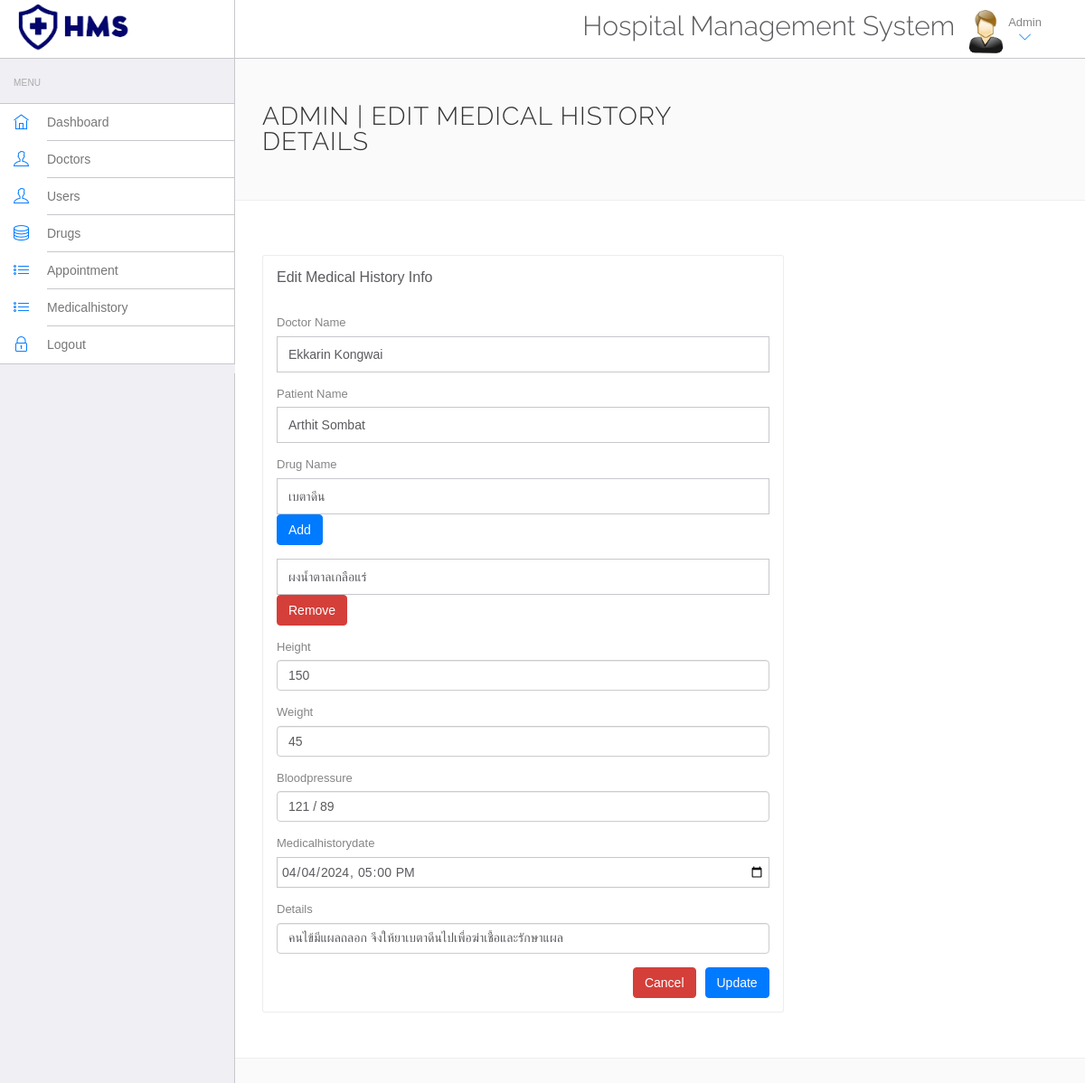
Page /admin/edit-medicalhistory.php?id=52 (signed in) on the committed database.
### tables this page shows
CREATE TABLE `medicalhistory` (
  `id` int NOT NULL,
  `id_doctor` int NOT NULL,
  `id_users` int NOT NULL,
  `id_drugs` varchar(20) NOT NULL,
  `height` varchar(10) NOT NULL,
  `weight` varchar(10) NOT NULL,
  `bloodpressure` varchar(100) NOT NULL,
  `medicalhistorydate` datetime NOT NULL,
  `details` varchar(255) NOT NULL
);

CREATE TABLE `doctors` (
  `id` int NOT NULL,
  `firstname` varchar(50) NOT NULL,
  `lastname` varchar(50) NOT NULL,
  `gender` varchar(20) NOT NULL,
  `specialization` varchar(100) NOT NULL,
  `phoneno` varchar(12) NOT NULL,
  `birthdate` date DEFAULT NULL,
  `address` varchar(255) NOT NULL,
  `email` varchar(100) NOT NULL,
  `password` varchar(255) NOT NULL
);

CREATE TABLE `users` (
  `id` int NOT NULL,
  `firstname` varchar(100) NOT NULL,
  `lastname` varchar(100) NOT NULL,
  `gender` varchar(20) NOT NULL,
  `phonenum` varchar(12) NOT NULL,
  `birthdate` date DEFAULT NULL,
  `address` varchar(100) NOT NULL,
  `congenital` varchar(500) NOT NULL,
  `drugallergy` varchar(500) NOT NULL,
  `email` varchar(50) NOT NULL,
  `password` varchar(255) NOT NULL
);

CREATE TABLE `drugs` (
  `id` int NOT NULL,
  `drugname` varchar(100) NOT NULL,
  `detail` varchar(100) NOT NULL
);

### admin/edit-medicalhistory.php (the view, shortened to what this page needs)
<!DOCTYPE html>
<html lang="en">
<head>
    <link rel="stylesheet" href="vendor/bootstrap/css/bootstrap.min.css">
    <link rel="stylesheet" href="vendor/fontawesome/css/font-awesome.min.css">
    <link rel="stylesheet" href="vendor/themify-icons/themify-icons.min.css">
    <link href="vendor/animate.css/animate.min.css" rel="stylesheet" media="screen">
    <link href="vendor/perfect-scrollbar/perfect-scrollbar.min.css" rel="stylesheet" media="screen">
    <link href="vendor/switchery/switchery.min.css" rel="stylesheet" media="screen">
    <link href="vendor/bootstrap-touchspin/jquery.bootstrap-touchspin.min.css" rel="stylesheet" media="screen">
    <link href="vendor/select2/select2.min.css" rel="stylesheet" media="screen">
    <link href="vendor/bootstrap-datepicker/bootstrap-datepicker3.standalone.min.css" rel="stylesheet" media="screen">
    <link href="vendor/bootstrap-timepicker/bootstrap-timepicker.min.css" rel="stylesheet" media="screen">
    <link rel="stylesheet" href="assets/css/styles.css">
    <link rel="stylesheet" href="assets/css/plugins.css">
    <link rel="stylesheet" href="assets/css/themes/theme-1.css" id="skin_color" />
</head>
<body>
    <div id="app">
        <?php include('include/sidebar.php');?>
        <div class="app-content">
            <?php include('include/header.php');?>
            <div class="main-content">
                <div class="wrap-content container" id="container">
                    <section id="page-title">
                        <div class="row">
                            <div class="col-sm-8">
                                <h1 class="mainTitle">Admin | Edit Medical History Details</h1>
                            </div>
                        </div>
                    </section>
                    <div class="container-fluid container-fullw bg-white">
                        <div class="row">
                            <div class="col-md-12">
                                <div class="row margin-top-30">
                                    <div class="col-lg-8 col-md-12">
                                        <div class="panel panel-white">
                                            <div class="panel-heading">
                                                <h5 class="panel-title">Edit Medical History Info</h5>
                                            </div>
                                            <div class="panel-body">
                                            <?php
                                                include('../include/config.php');
                                                if(isset($_GET['id'])) {
                                                    $id = $_GET['id'];
                                                    $sql=mysqli_query($conn,"SELECT * FROM medicalhistory WHERE id=".$id);
                                                    $data=mysqli_fetch_array($sql);
                                            ?>
                                                <form role="form" name="adddoc" method="post" onSubmit="return valid();">
                                                    <div class="form-group">
                                                        <label for="id_doctor">Doctor Name</label>
                                                        <select name="id_doctor" id="id_doctor" required class="form-control" style="height: 40px;">
                                                            <?php $sql = mysqli_query($conn,"SELECT * FROM doctors");
                                                            while($row = mysqli_fetch_assoc($sql)) {
                                                            ?>
                                                            <option value="<?php echo $row['id'];?>"
                                                                <?php if($row['id'] == $data['id_doctor']) { echo 'selected';} ?>>
                                                                <?php echo $row['firstname'];?>
                                                                <?php echo $row['lastname'];?>
                                                            </option>
                                                            <?php } ?>
                                                        </select>
                                                    </div>
                                                    <div class="form-group">
                                                        <label for="id_users">Patient Name</label>
                                                        <select name="id_users" id="id_users" required class="form-control" style="height: 40px;">
                                                            <?php $sql = mysqli_query($conn,"SELECT * FROM users");
                                                            while($row = mysqli_fetch_assoc($sql)) {
                                                            ?>
                                                            <option value="<?php echo $row['id'];?>"
                                                                <?php if($row['id'] == $data['id_users']) { echo 'selected';} ?>>
                                                                <?php echo $row['firstname'];?>
                                                                <?php echo $row['lastname'];?>
                                                            </option>
                                                            <?php } ?>
                                                        </select>
                                                    </div>
                                                    <div class="form-group" id="drug-list">
                                                        <label for="id_drugs">Drug Name</label><br>
                                                        <?php
                                                        $sql_drugs = mysqli_query($conn, "SELECT * FROM drugs");
                                                        $selected_drugs_array = explode(',', $data['id_drugs']);
                                                        for ($i = 0; $i < count($selected_drugs_array); $i++) {
                                                            $selected_drug_id = $selected_drugs_array[$i];
                                                            ?>
                                                            <div class="form-group drug-container">
                                                                <select name="id_drugs[]" class="form-control mt-2" style="height: 40px;">
                                                                    <?php
                                                                    while($row_drugs = mysqli_fetch_assoc($sql_drugs)) {
                                                                        ?>
                                                                        <option value="<?php echo $row_drugs['id']; ?>" <?php echo ($selected_drug_id == $row_drugs['id']) ? 'selected' : ''; ?>><?php echo $row_drugs['drugname']; ?></option>
                                                                        <?php
                                                                    }
                                                                    mysqli_data_seek($sql_drugs, 0);
                                                                    ?>
                                                                </select>
                                                                <?php if ($i === 0) { ?>
                                                                <button type="button" class="btn btn-primary" onclick="addDrug()">Add</button>
                                                                <?php } else { ?>
                                                                <button type="button" class="btn btn-danger my-2" onclick="removeDrug(this)">Remove</button>
                                                                <?php } ?>
                                                            </div>
                                                        <?php } ?>
                                                    </div>
                                                    <div class="form-group">
                                                        <label for="height">Height</label>
                                                        <input type="height" name="height" class="form-control"
                                                            value="<?php echo htmlentities($data['height']);?>" required>
                                                    </div>
                                                    <div class="form-group">
                                                        <label for="weight">Weight</label>
                                                        <input type="weight" name="weight" class="form-control"
                                                            value="<?php echo htmlentities($data['weight']);?>" required>
                                                    </div>
                                                    <div class="form-group">
                                                        <label for="bloodpressure">Bloodpressure</label>
                                                        <input type="bloodpressure" name="bloodpressure" class="form-control"
                                                            value="<?php echo htmlentities($data['bloodpressure']);?>" required>
                                                    </div>
                                                    <div class="form-group">
                                                        <label for="medicalhistorydate">Medicalhistorydate</label>
                                                        <input type="datetime-local" name="medicalhistorydate" class="form-control"
                                                            value="<?php echo htmlentities($data['medicalhistorydate']);?>" required>
                                                    </div>
                                                    <div class="form-group">
                                                        <label for="details">Details</label>
                                                        <input type="details" name="details" class="form-control"
                                                            value="<?php echo htmlentities($data['details']);?>" required>
                                                    </div>
                                                    <button type="submit" name="submit" class="btn btn-primary" style="float: right;">Update</button>
                                                    <a href="manage-medicalhistory.php" class="btn btn-danger" style="float: right; margin-right: 10px;">Cancel</a>
                                                </form>
                                                <?php } ?>
                                            </div>
                                        </div>
                                    </div>
                                </div>
                            </div>
                        </div>
                    </div>
                </div>
            </div>
        </div>
    </div>
</body>
</html>

### admin/assets/css/themes/theme-1.css (style rules this page uses)
body { background: #FAFAFA; }

### rows in the picture
medicalhistory: id_doctor "Ekkarin Kongwai", id_users "Arthit Sombat", id_drugs.drugname "เบตาดีน", id_drugs.drugname "ผงน้ำตาลเกลือแร่", height "150", weight "45", bloodpressure "121 / 89", medicalhistorydate "04/04/2024 17:00", details "คนไข้มีแผลถลอก จึงให้ยาเบตาดีนไปเพื่อฆ่าเชื้อและรักษาแผล"
